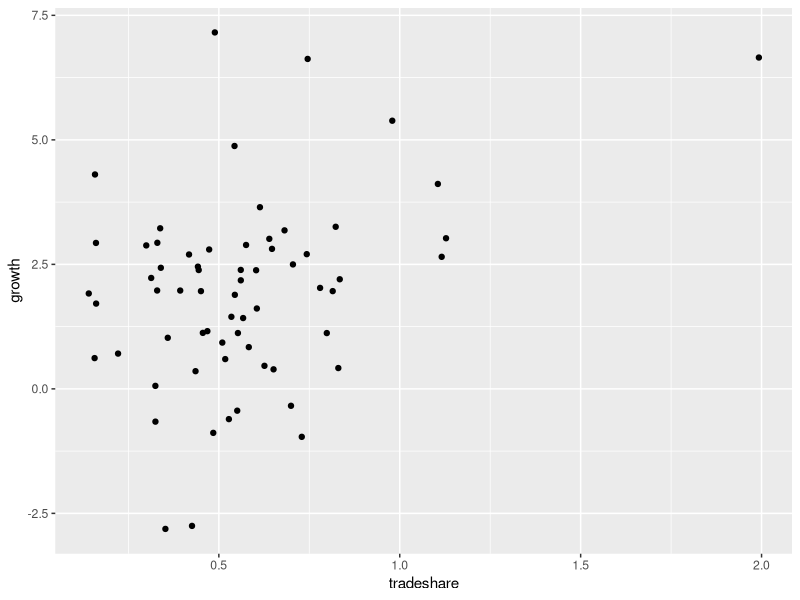
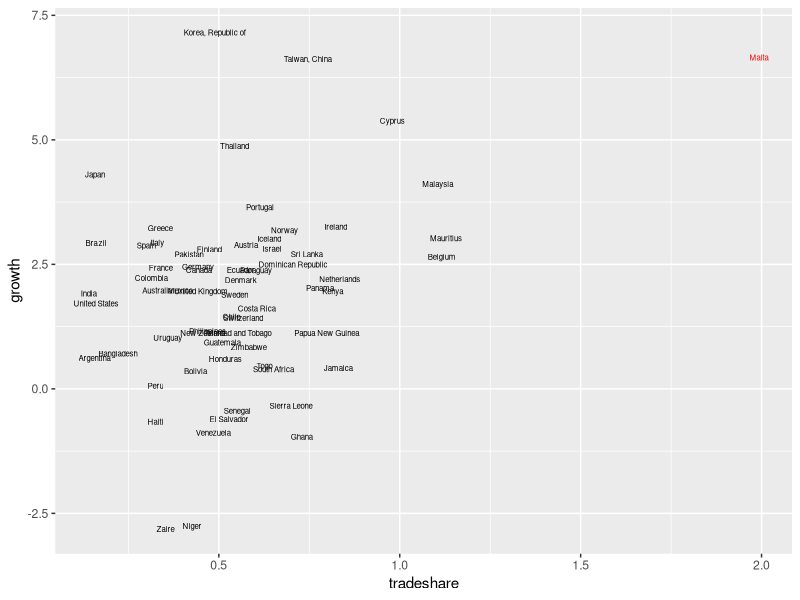
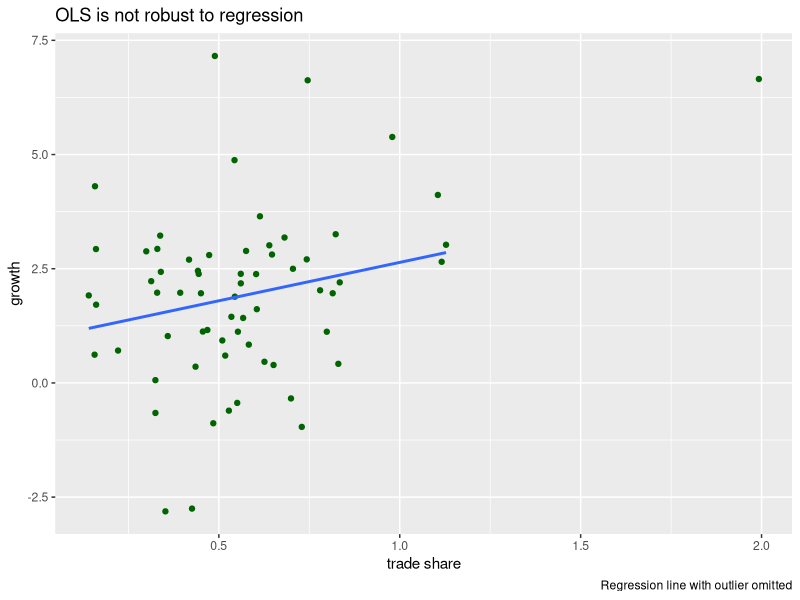

R code for these plots, in order:
## ---- chunk 1
library(ggplot2)
library(dplyr)
library(tidyr)
options(digits=5)
## ---- chunk 2
library(readxl)
df <- read_xlsx("Growth.xlsx", trim_ws=TRUE)
head(df)
## ---- chunk 3
library(ggplot2)
df$country <- as.factor(df$country_name)
ggplot(data=df, aes(x=tradeshare, y=growth)) + geom_point()
## ---- chunk 4
ggplot(data=df, aes(x=tradeshare, y=growth, label=country)) + 
    geom_text(size=2, aes(colour = I(ifelse(country == "Malta", "red", "black")))) 
## ---- chunk 5
ols <- lm(growth ~ tradeshare, data=df)
summary(ols)
## ---- chunk 6
# get regression coefficients
df2 <- subset(df, country != "Malta")
ols2 <- lm(growth ~ tradeshare, data=df2)
b0 <- coef(ols2)[1]
b1 <- coef(ols2)[2]
# get Malta trade share
x_obs <- df[df$country == "Malta", "tradeshare"]
y_hat <- b0 + b1 * x_obs
y_hat

# or use the built-in predict:
predict(ols2, newdata=x_obs)
## ---- chunk 7
ggplot(data=df, aes(x=tradeshare, y=growth)) + 
    geom_point(col="darkgreen") +
    geom_smooth(method = "lm", se=FALSE, data=df2) +
    labs(title = 'OLS is not robust to regression',
         caption="Regression line with outlier omitted", 
         x="trade share")
